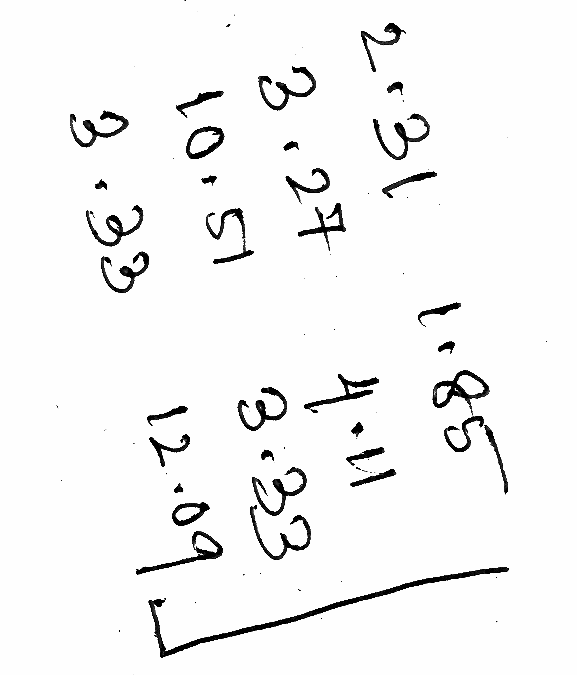
#> input picture cc_input.png, 577 x 675 px
$ python main.py
#> lines starting #> are read from the running program, lines starting #| are printed output that depends on the picture; after the words box and inside, x2 and y2 are one past the last pixel; in counts of white or black regions, pixels touching at a corner belong together
# ---- Sources ---- #
# https://en.wikipedia.org/wiki/Connected-component_labeling#Two-pass
# https://www.youtube.com/watch?v=oXlwWbU8l2o
# https://youtu.be/hMIrQdX4BkE and https://www.udacity.com/course/introduction-to-computer-vision--ud810
# https://youtu.be/ticZclUYy88


# ---- Imports ---- #
import cv2 as cv
import numpy as np

# ---- Input image ---- #
# Load the input image and convert to grayscale
img = cv.imread('cc_input.png')
#> img is the input picture: shape (675, 577, 3); min 0, max 254, mean 244.5
gray_scaled = cv.cvtColor(img, cv.COLOR_BGR2GRAY)

# Threshold the grayscale image to obtain a binary image
_, thresh = cv.threshold(gray_scaled, 127, 255, cv.THRESH_BINARY_INV)
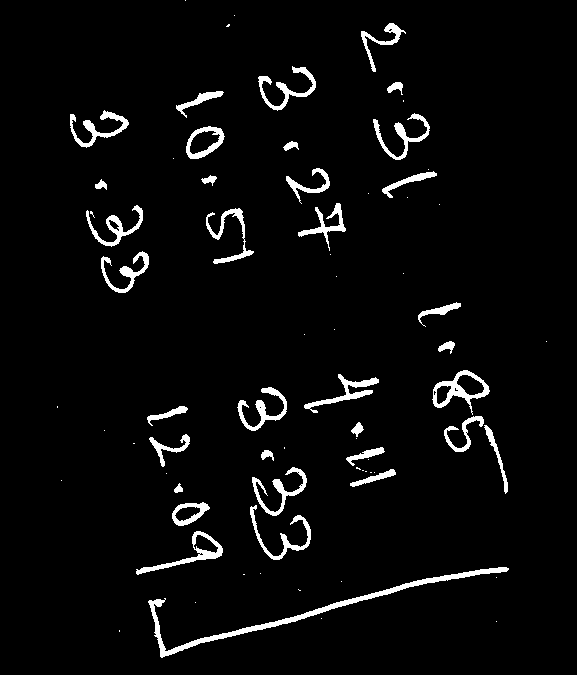
#> thresh: shape (675, 577); 3.9% white; 73 white regions (38 under 20 px), largest, box (x1, y1, x2, y2) and area: (148, 567, 509, 658) 2144, (432, 370, 490, 415) 751, (136, 531, 223, 575) 670

# Perform connected components analysis on the binary image
_, markers = cv.connectedComponents(thresh)
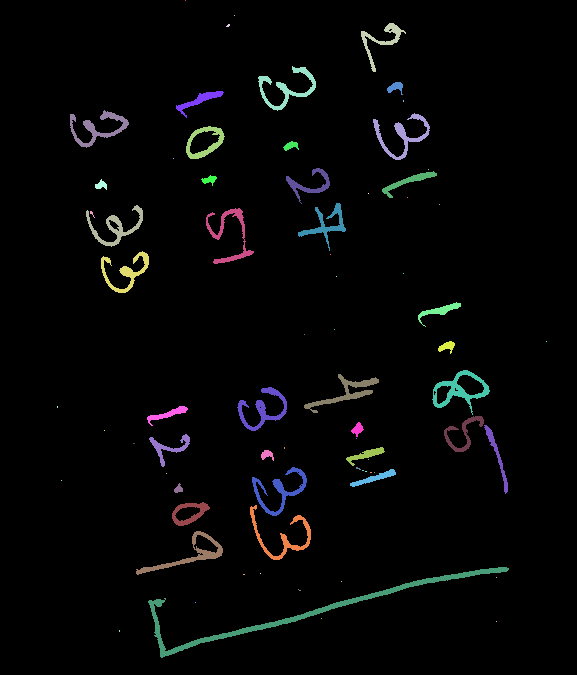
#> markers: shape (675, 577) int32; 74 distinct labels, from 0 to 73; one colour per label, 0 black

# First pass
# Initialize variables for first pass
labels = np.zeros_like(markers)
background = 0
next_label = 1
linked = []

# Iterate over each pixel in the image
for row in range(labels.shape[0]):
    for column in range(labels.shape[1]):
        # If pixel is not part of the background
        if markers[row, column] != background:
            # Find neighboring labels
            neighbors = []
            if row > 0 and labels[row - 1, column] != background:
                neighbors.append(labels[row - 1, column])
            if column > 0 and labels[row, column - 1] != background:
                neighbors.append(labels[row, column - 1])

            # Assign new label if no neighbors exist
            if not neighbors:
                labels[row, column] = next_label
                linked.append({next_label})
                next_label += 1
            # Assign existing label if one neighbor exists
            else:
                neighbors = [n for n in neighbors if n != background]
                if not neighbors:
                    labels[row, column] = next_label
                    linked.append({next_label})
                    next_label += 1
                # Merge neighboring labels if multiple neighbors exist
                else:
                    L = min(neighbors)
                    labels[row, column] = L
                    for l in neighbors:
                        if l != L:
                            linked[l - 1] = linked[l - 1].union(linked[L - 1])
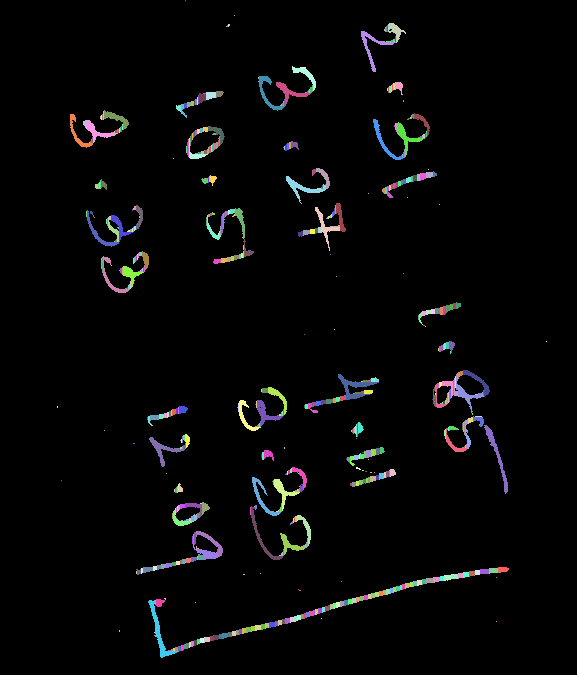
#> labels: shape (675, 577) int32; 695 distinct labels, from 0 to 694; one colour per label, 0 black
#> after the loop, next_label = 695

# Second pass
# Iterate over each pixel in the image
for row in range(labels.shape[0]):
    for column in range(labels.shape[1]):
        # Replace label with smallest label in the equivalence set
        if labels[row, column] != background:
            labels[row, column] = min(linked[labels[row, column] - 1])
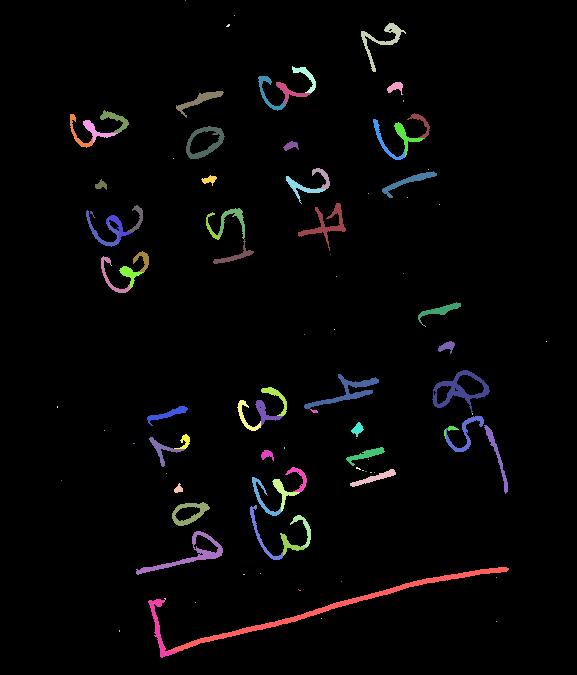
#> labels: shape (675, 577) int32; 111 distinct labels, from 0 to 670; one colour per label, 0 black

# Bounding boxes
# Initialize variables for bounding box computation
bounding_boxes = {}
# Iterate over each pixel in the image
for row in range(labels.shape[0]):
    for column in range(labels.shape[1]):
        label = labels[row, column]
        if label != background:
            # Update bounding box for label if necessary
            if label not in bounding_boxes:
                bounding_boxes[label] = [column, row, column, row]
            else:
                x_min, y_min, x_max, y_max = bounding_boxes[label]
                bounding_boxes[label] = [min(x_min, column), min(y_min, row), max(x_max, column), max(y_max, row)]

# Get average height and width
# Calculate average height and width of bounding boxes
heights = []
widths = []
for label, bbox in bounding_boxes.items():
    x_min, y_min, x_max, y_max = bbox
    heights.append(y_max - y_min)
    widths.append(x_max - x_min)

avg_height = sum(heights) / len(heights)
#> avg_height = 14.84
avg_width = sum(widths) / len(widths)
#> avg_width = 18.41

# Drawing boundary boxes on CC
# Initialize variables for drawing bounding boxes on image
img_output = cv.cvtColor(thresh, cv.COLOR_GRAY2BGR)
